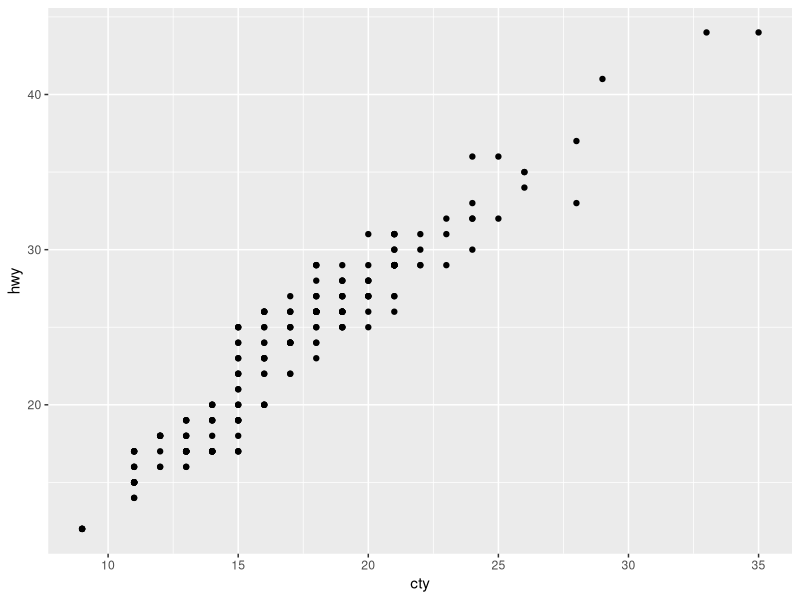
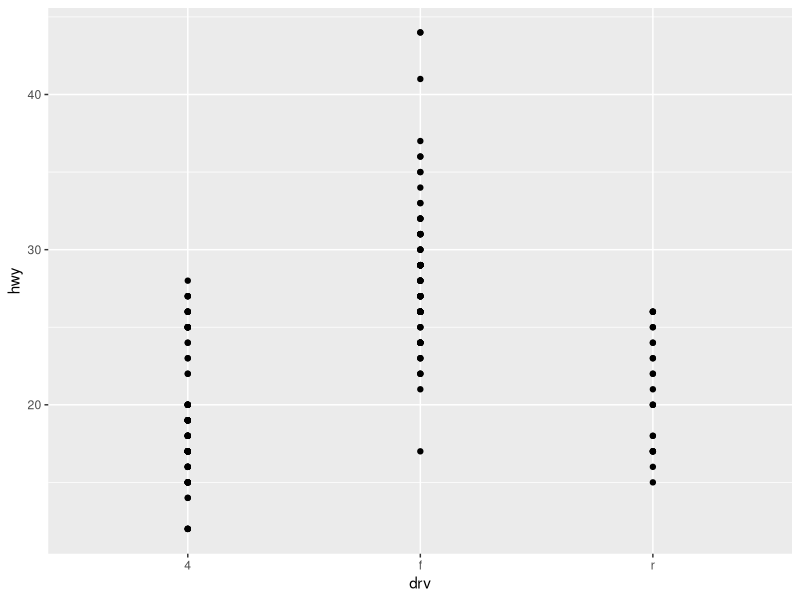
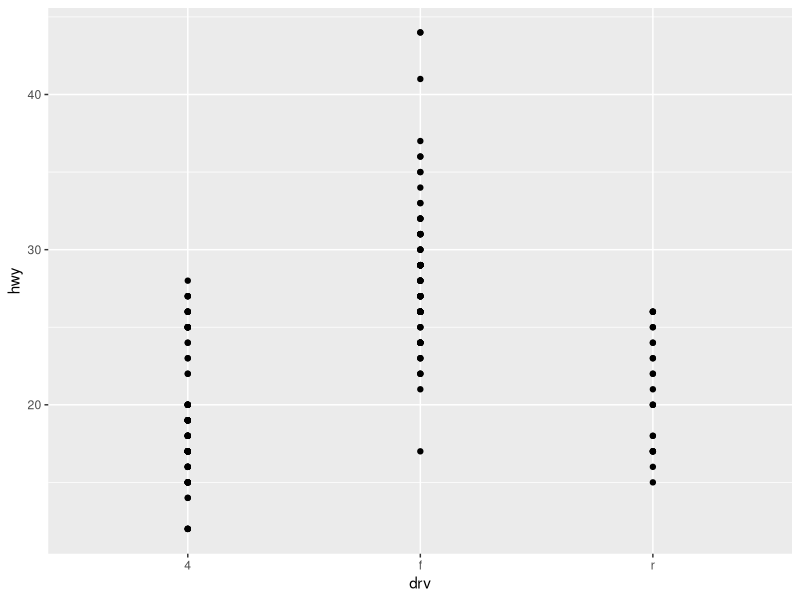
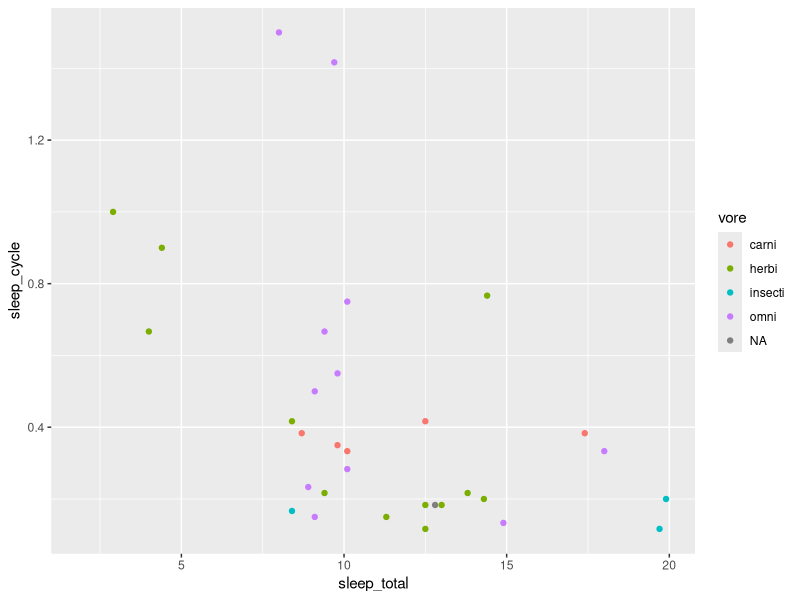
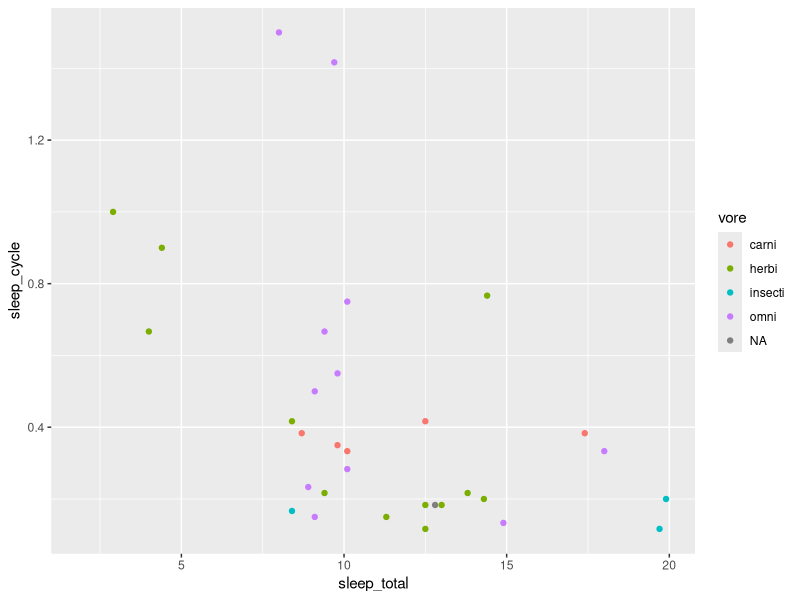
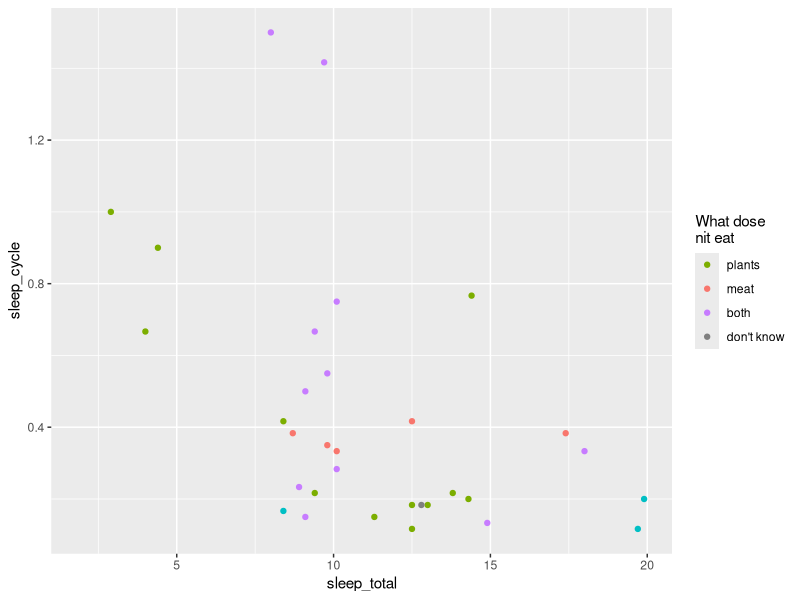
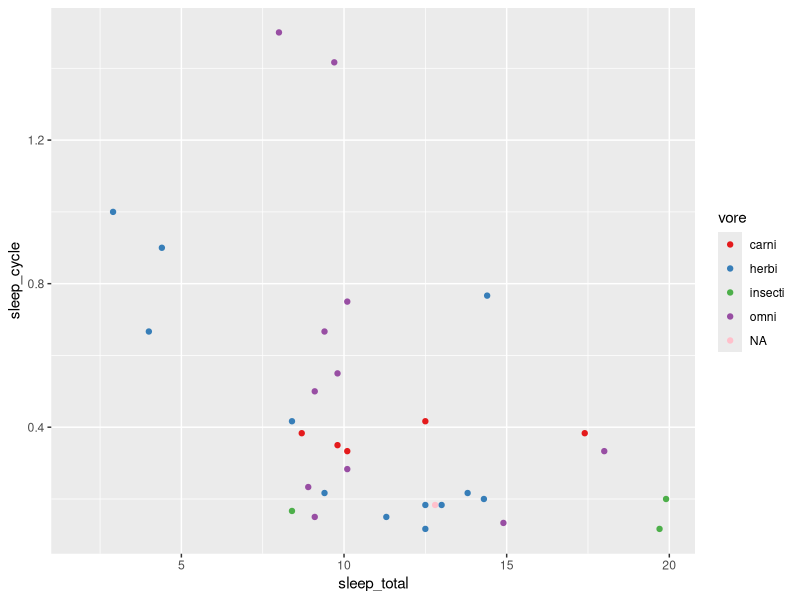
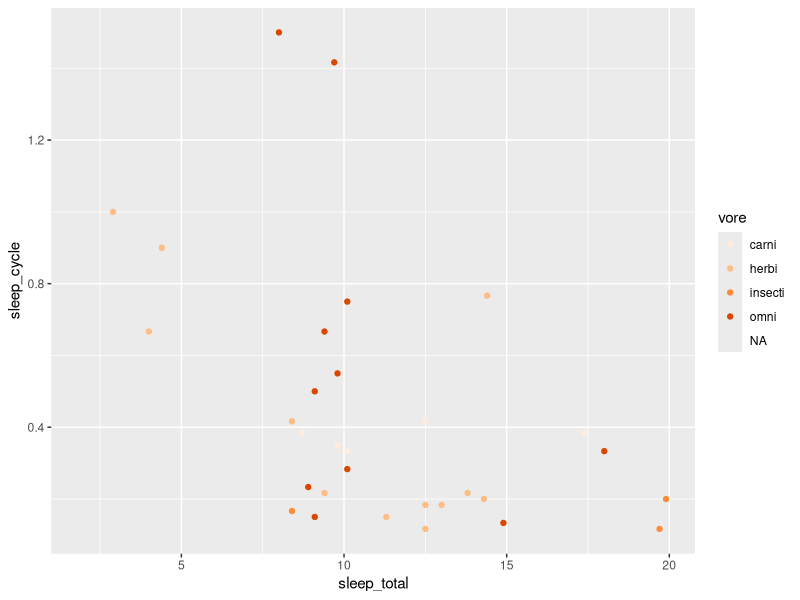

These charts were generated, in order, by the following R code:
# scale
rm(list = ls())
library(ggplot2)
plot <- qplot(cty, hwy, data = mpg)
plot
# change the scale
plot + aes(x = drv)
plot + aes(x = drv) + scale_x_discrete()

# eg.1
p <- qplot(sleep_total, sleep_cycle, data = msleep, col = vore)
p
# add the scale manually 
p + scale_color_hue()

# change the default parameters of scales
p + scale_color_hue(name = "What dose\nnit eat",
                    breaks = c("herbi", "carni", "omni", NA),
                    labels = c("plants", "meat", "both", "don't know"))
p + scale_color_brewer(palette = "Set1", na.value = "pink")
p + scale_color_brewer(palette = "Oranges")
# show all the names of color
colours()
# ?plotmath to show the math expressions





